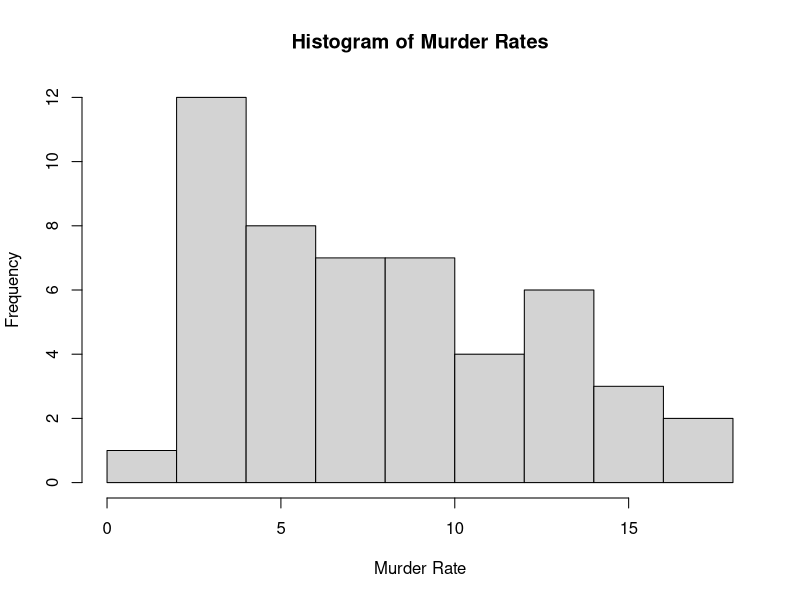
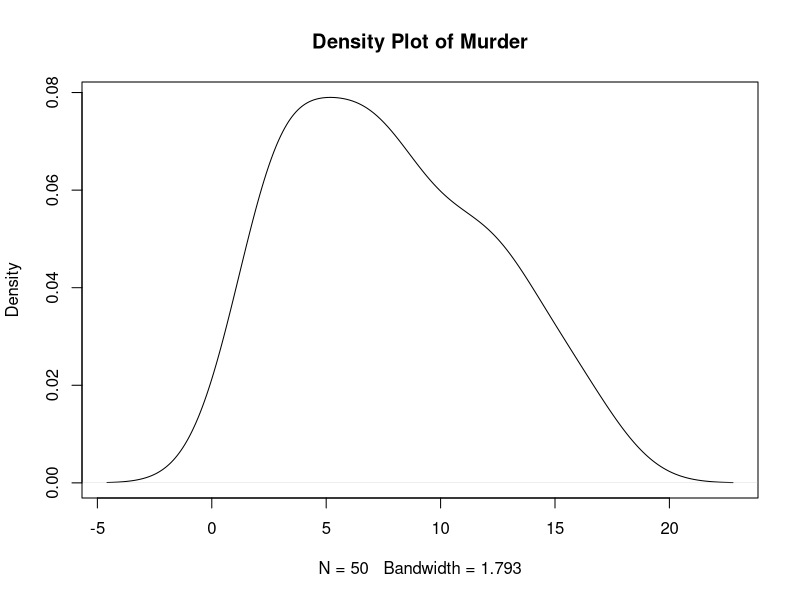
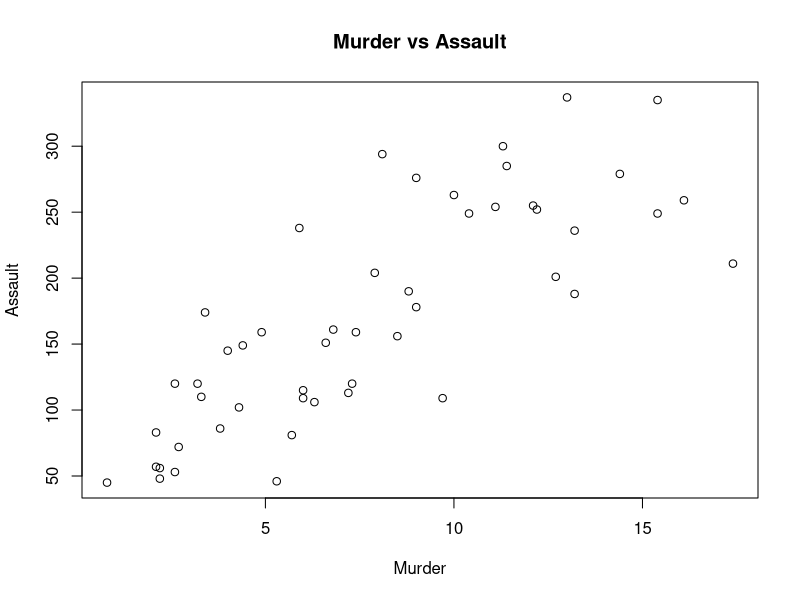
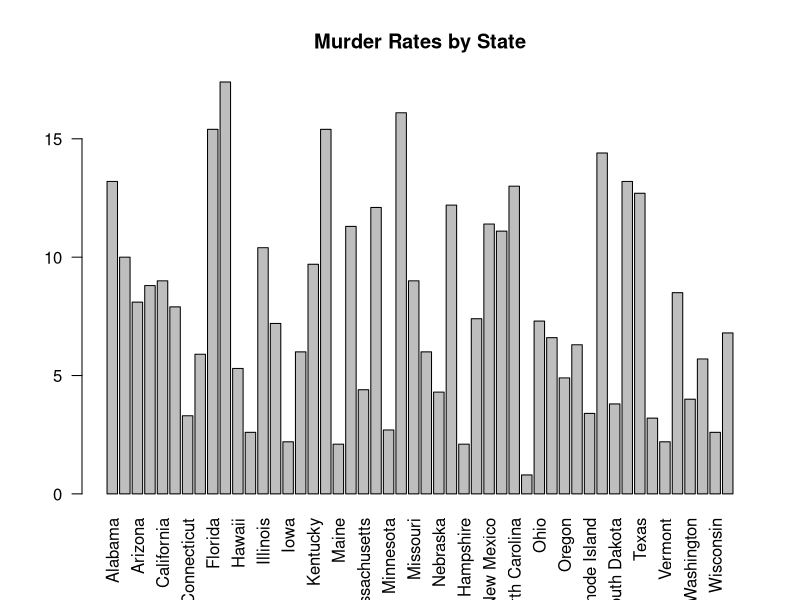

R code for these plots, in order:
data(USArrests)

# Summary
print(summary(USArrests))

# State with largest rape arrests
max_rape_state <- rownames(USArrests)[which.max(USArrests$Rape)]
cat("State with largest rape rate:", max_rape_state, "\n")

# Maximum and minimum Murder
cat("Maximum Murder:", max(USArrests$Murder), "\n")
cat("Minimum Murder:", min(USArrests$Murder), "\n")

# Correlation
print(cor(USArrests))

# States above median Assault
median_assault <- median(USArrests$Assault)

above_median <- USArrests[
  USArrests$Assault > median_assault,
]

print(above_median)

# Bottom 25% Murder
q25 <- quantile(USArrests$Murder, 0.25)

bottom_25 <- USArrests[
  USArrests$Murder <= q25,
]

print(bottom_25)

# Histogram
hist(
  USArrests$Murder,
  main = "Histogram of Murder Rates",
  xlab = "Murder Rate"
)

# Density plot
plot(
  density(USArrests$Murder),
  main = "Density Plot of Murder"
)

# Scatterplot
plot(
  USArrests$Murder,
  USArrests$Assault,
  main = "Murder vs Assault",
  xlab = "Murder",
  ylab = "Assault"
)

# Bar graph
barplot(
  USArrests$Murder,
  names.arg = rownames(USArrests),
  las = 2,
  main = "Murder Rates by State"
)
